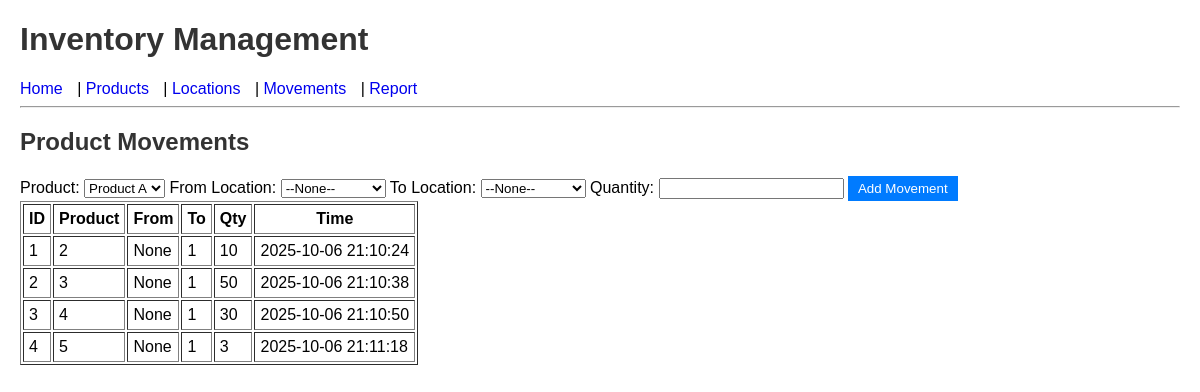
/movements, run on the app's committed database.
### tables this page shows
CREATE TABLE ProductMovement (
            movement_id INTEGER PRIMARY KEY AUTOINCREMENT,
            timestamp TEXT,
            from_location INTEGER,
            to_location INTEGER,
            product_id INTEGER,
            qty INTEGER,
            FOREIGN KEY(product_id) REFERENCES Product(product_id),
            FOREIGN KEY(from_location) REFERENCES Location(location_id),
            FOREIGN KEY(to_location) REFERENCES Location(location_id)
        );

### app.py (the view)
@app.route('/movements')
def movements():
    conn = get_db_connection()
    movements = conn.execute('SELECT * FROM ProductMovement').fetchall()
    products = conn.execute('SELECT * FROM Product').fetchall()
    locations = conn.execute('SELECT * FROM Location').fetchall()
    conn.close()
    return render_template('movements.html', movements=movements, products=products, locations=locations)

### app.py (called while the page is built)
def get_db_connection():
    conn = sqlite3.connect('inventory.db')
    conn.row_factory = sqlite3.Row
    return conn

### templates/movements.html (shortened to what this page needs)
{% extends "base.html" %}
{% block content %}
<h2>Product Movements</h2>
<form method="post" action="/add_movement">
    <label>Product:</label>
    <select name="product_id">
        {% for p in products %}
            <option value="{{ p['product_id'] }}">{{ p['name'] }}</option>
        {% endfor %}
    </select>
    <label>From Location:</label>
    <select name="from_location">
        <option value="">--None--</option>
    </select>
    <label>To Location:</label>
    <select name="to_location">
        <option value="">--None--</option>
    </select>
    <label>Quantity:</label>
    <input type="number" name="qty" required>
    <button type="submit">Add Movement</button>
</form>
<table border="1" cellpadding="5">
    <tr><th>ID</th><th>Product</th><th>From</th><th>To</th><th>Qty</th><th>Time</th></tr>
    {% for m in movements %}
        <tr>
            <td>{{ m['movement_id'] }}</td>
            <td>{{ m['product_id'] }}</td>
            <td>{{ m['from_location'] }}</td>
            <td>{{ m['to_location'] }}</td>
            <td>{{ m['qty'] }}</td>
            <td>{{ m['timestamp'] }}</td>
        </tr>
    {% endfor %}
</table>
{% endblock %}

### templates/base.html (shortened to what this page needs)
<!DOCTYPE html>
<html>
<head>
    <link rel="stylesheet" href="{{ url_for('static', filename='style.css') }}">
</head>
<body>
    <h1>Inventory Management</h1>
    <nav>
        <a href="/">Home</a> |
        <a href="/products">Products</a> |
        <a href="/locations">Locations</a> |
        <a href="/movements">Movements</a> |
        <a href="/report">Report</a>
    </nav>
    <hr>
    {% block content %}{% endblock %}
</body>
</html>

### static/style.css (style rules this page uses)
body { font-family: Arial; margin: 20px; }
h1, h2 { color: #333; }
nav a { margin-right: 10px; text-decoration: none; }
button { background-color: #007bff; color: white; border: none; padding: 5px 10px; cursor: pointer; }

### data on the page
ProductMovement: movement_id "1", product_id "2", from_location "None", to_location "1", qty "10", timestamp "2025-10-06 21:10:24"
ProductMovement: movement_id "2", product_id "3", from_location "None", to_location "1", qty "50", timestamp "2025-10-06 21:10:38"
ProductMovement: movement_id "3", product_id "4", from_location "None", to_location "1", qty "30", timestamp "2025-10-06 21:10:50"
ProductMovement: movement_id "4", product_id "5", from_location "None", to_location "1", qty "3", timestamp "2025-10-06 21:11:18"

### other printed values
form field product_id "Product A"
